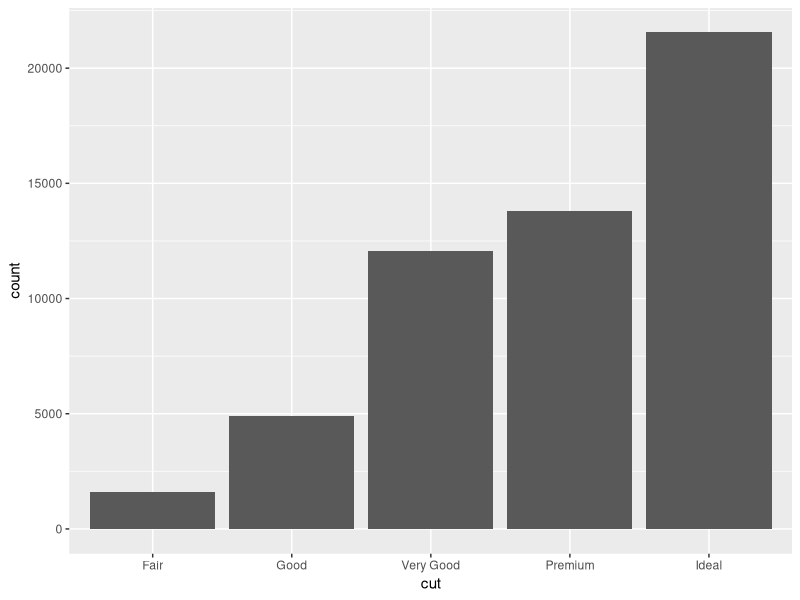
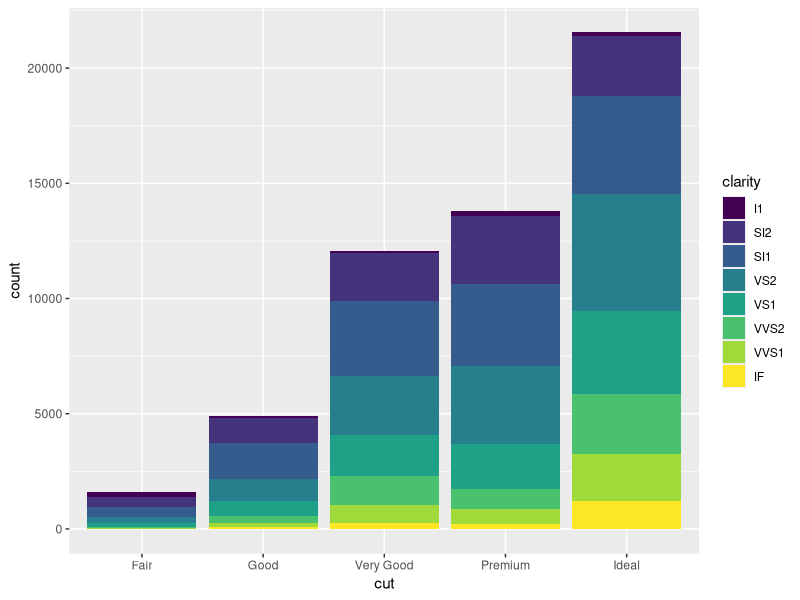
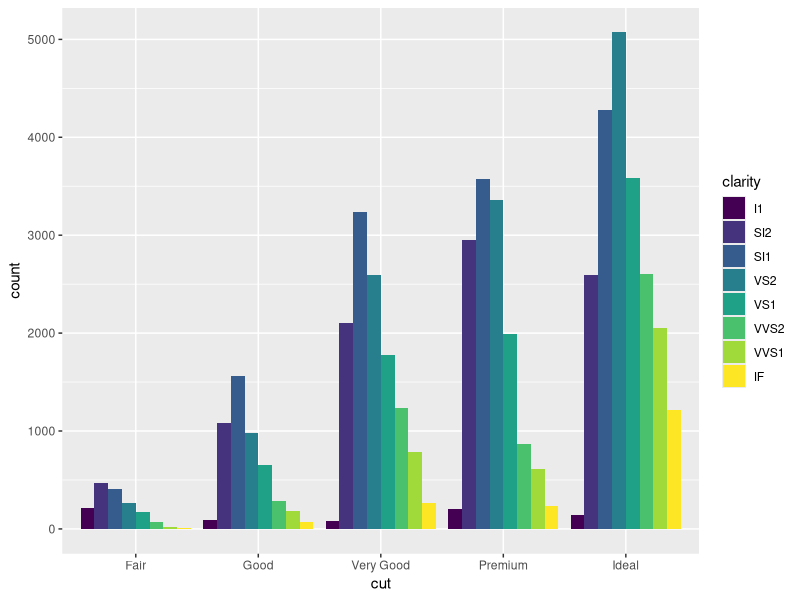
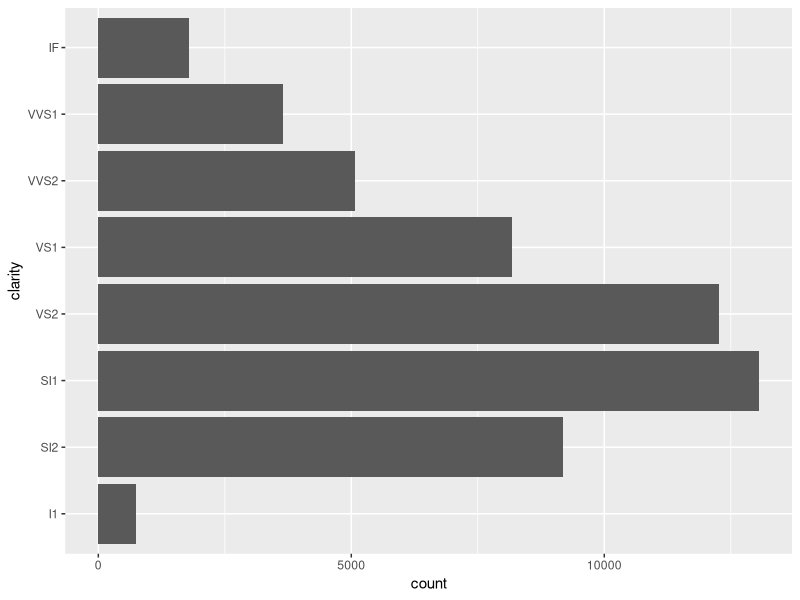
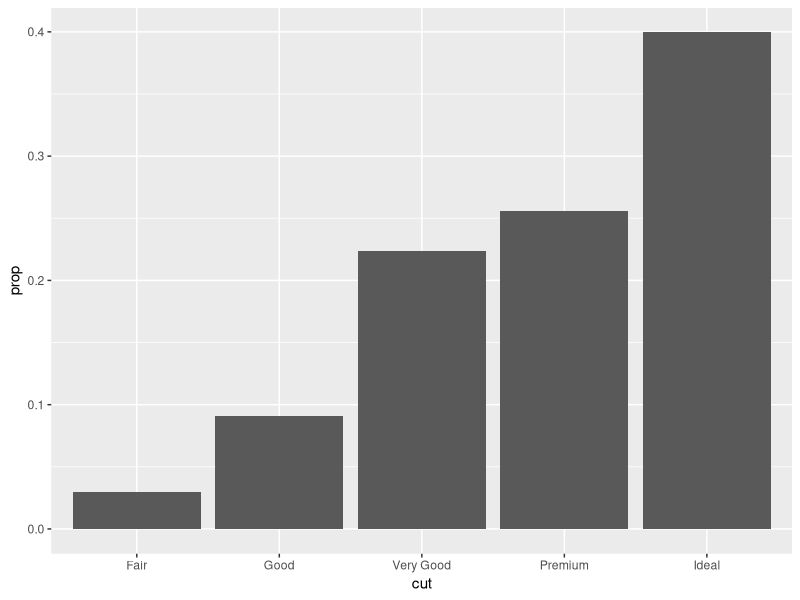
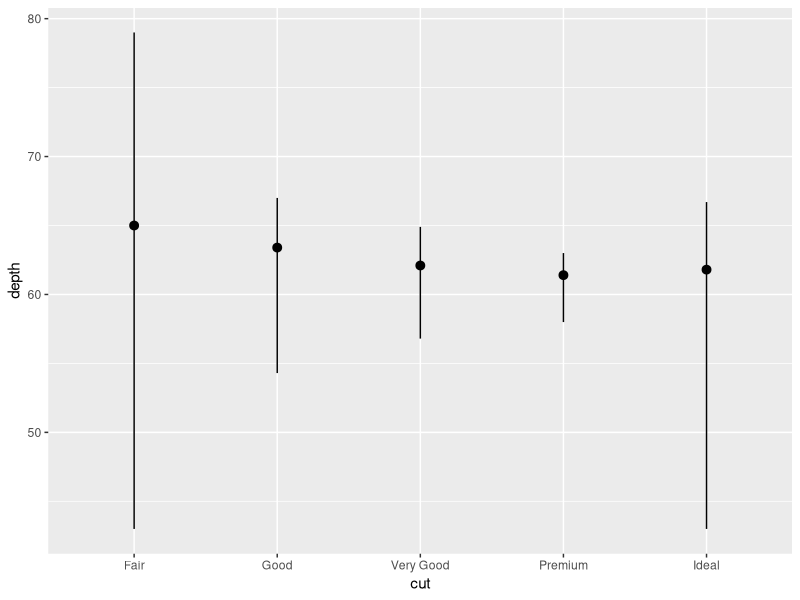
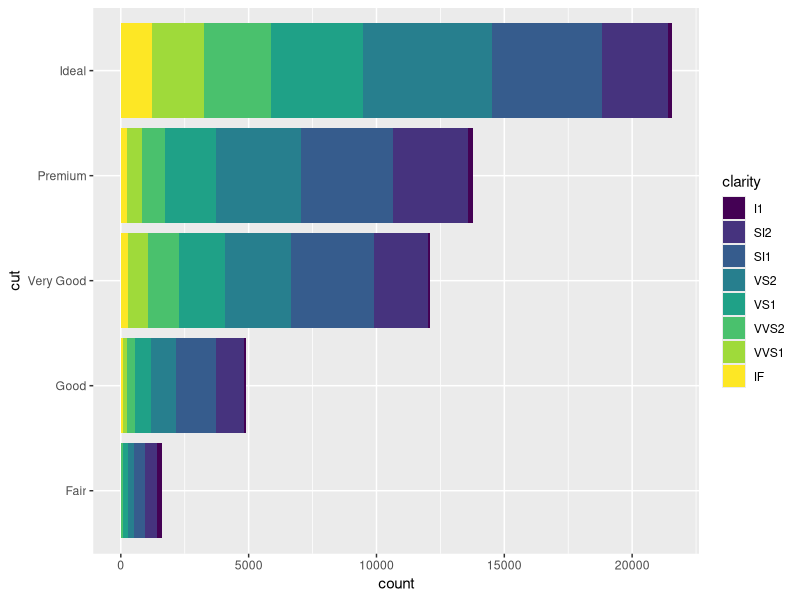
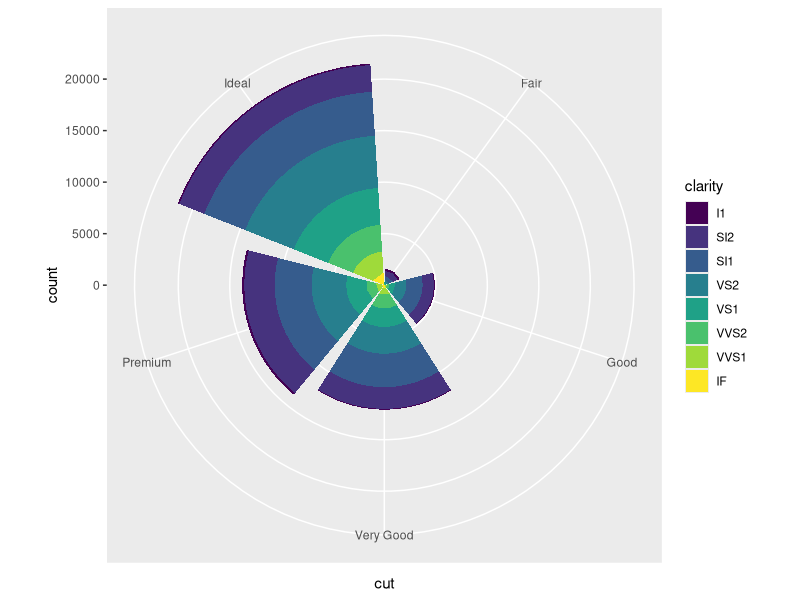

These charts were generated, in order, by the following R code:
# lesson202.R
# This program demonstrates the use of data visualization tool(s) in R.
# As preliminary assumptions, the data frame(s) are in rectangular form.
# This program demonstrates the use of ggplot() and 

##
## Load package
library(tidyverse)
head(diamonds)
?diamonds
?ggplot
?geom_bar

## Exp1: Visualize the number_of_samples vs x, where x is a category value.
# 1-1:
ggplot(data=diamonds) +
  geom_bar(mapping=aes(x=cut))
ggplot(data=diamonds) +
  geom_bar(mapping=aes(x=cut, fill=clarity))
ggplot(data=diamonds) +
  geom_bar(mapping=aes(x=cut, fill=clarity), position="dodge")
ggplot(data=diamonds) +
  geom_bar(mapping=aes(y=clarity))
# Explanation to Exp1:
# By default, when using geom_bar(), the "count", i.e. number of samples is 
# displayed on the y-axis.
# It is possible to add additional category value to make the figure 2.5-D.
# It is possible to "override" the default mapping functions flexibly. As a 
# commonly used example, replace the number of samples by the probability of 
# samples as follows.
# 1-2:
ggplot(data=diamonds) +
  geom_bar(mapping=aes(x=cut, y=stat(prop), group=1))

## Exp2: Visualize x-y where x is a continuous value and y is a category value.
# The figure describes the distribution of x for samples in each y.
ggplot(data=diamonds) +
  stat_summary(
    mapping=aes(x=cut, y=depth),
    fun.min=min,
    fun.max=max,
    fun=median
    )
# Explanation to Exp2:
# stat_summary() is a powerful and flexible function. It has a list of inputs.
# Details can be found in ?stat_bin and ?stat_summary.

## Exp3: given a bar chart
# ggplot(data=diamonds) +
#   geom_bar(mapping=aes(x=cut, fill=clarity))
# quickly convert it into a polar chart.
barchart <- ggplot(data=diamonds) + geom_bar(mapping=aes(x=cut, fill=clarity))
barchart + coord_flip()
barchart + coord_polar()
# Explanation to Exp3:
# Coordinate conversion is supplorted by ggplot(). The functions are flexible
# and complicated. coord_flip() can be used to flip x and y axis. coord_polar()
# converts a rectangular bar chart to a polar chart (NOT pie chart!).
